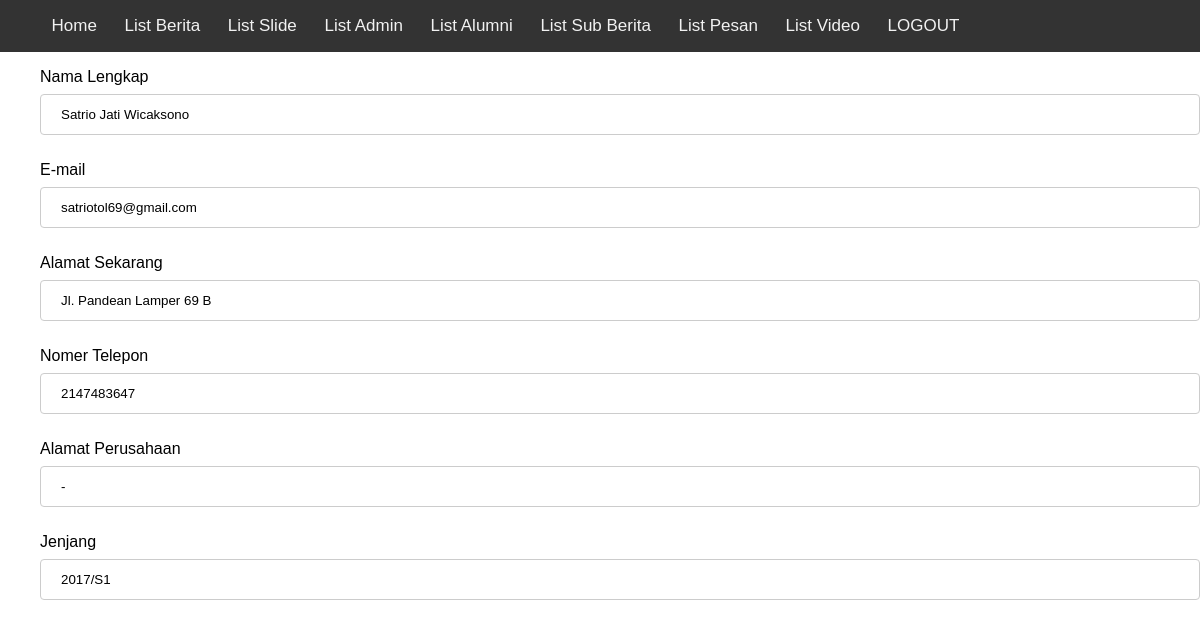
Screenshot of /admin/lihat_alumni.php?id=7 (signed in) with the database file from the repository.
### tables this page shows
CREATE TABLE `alumni` (
  `id_alumni` int(5) NOT NULL,
  `nama_lengkap` varchar(50) NOT NULL,
  `email` varchar(50) NOT NULL,
  `alamat_sekarang` varchar(50) NOT NULL,
  `nomer_telepon` int(50) NOT NULL,
  `alamat_perusahaan` varchar(50) NOT NULL,
  `jenjang` varchar(50) NOT NULL
);

### admin/function.php (called while the page is built, shortened)
<?php
$conn = mysqli_connect("localhost","root","","berita_kita");
function query($query){
    global $conn;
    $result= mysqli_query($conn,$query);
    $rows=[];
    while($row=mysqli_fetch_assoc($result)){
        $rows[]=$row;
    }
    return $rows;
}
?>

### admin/lihat_alumni.php (the view, shortened to what this page needs)
<?php
include "layout/header.php";
require 'function.php';
$id = $_GET["id"];
$alumni = query("SELECT * FROM alumni WHERE id_alumni = $id")[0];
?>
<html>
    <link rel="stylesheet" href="css/edit_berita.css">
<form action="" method="post" enctype="multipart/form-data">
    <ul>
        <div class="edit-label">
            <label for="nama_lengkap">Nama Lengkap</label> <br>
                <input type="text" name="nama_lengkap" placeholder="masukan judul utama.."
                required value="<?=$alumni["nama_lengkap"];?>" readonly>  <br>
            <label for="email">E-mail</label> <br>
                <input type="text" name="email" placeholder="masukan email.."
                required value="<?=$alumni["email"];?>" readonly>  <br>
            <label for="alamat_sekarang">Alamat Sekarang</label> <br>
                <input type="text" name="alamat_sekarang" placeholder="masukan alamat_sekarang.."
                required value="<?=$alumni["alamat_sekarang"];?>" readonly>  <br>
            <label for="nomer_telepon">Nomer Telepon</label> <br>
                <input type="text" name="nomer_telepon" placeholder="masukan nomer_telepon.."
                required value="<?=$alumni["nomer_telepon"];?>" readonly>  <br>
            <label for="alamat_perusahaan">Alamat Perusahaan</label> <br>
                <input type="text" name="alamat_perusahaan" placeholder="masukan alamat_perusahaan.."
                required value="<?=$alumni["alamat_perusahaan"];?>" readonly>  <br>
            <label for="jenjang">Jenjang</label> <br>
                <input type="text" name="jenjang" placeholder="masukan jenjang.."
                required value="<?=$alumni["jenjang"];?>" readonly>  <br>
        </div>
    </ul>
</form>
</html>

### admin/css/header.css (style rules this page uses)
body { margin: 0; font-family: Arial, Helvetica, sans-serif; }

### admin/css/edit_berita.css (style rules this page uses)
input[type=text], [type=url], select { width: 100%; padding: 12px 20px; margin: 8px 0; display: block; border: 1px solid #ccc; border-radius: 4px; -webkit-box-sizing: border-box; box-sizing: border-box; }
.edit-label input { width: 100%; }

### rows the page displays
alumni: nama_lengkap "Satrio Jati Wicaksono", email "satriotol69@gmail.com", alamat_sekarang "Jl. Pandean Lamper 69 B", nomer_telepon "2147483647", alamat_perusahaan "-", jenjang "2017/S1"
